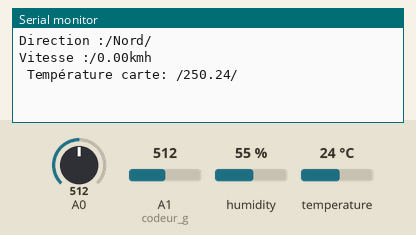
Bench run of a sketch on a simulated Arduino Uno, built with avr-gcc and run on an emulated ATmega328P. On the bench: the last lines printed to the serial monitor. Wiring (inferred from the names in the program): 24Cxx EEPROM at I2C address 0x50. The inputs (shaded band) are chosen by the test bench; at power-on: A1 (codeur_g) = 512, humidity 55 %, A0 = 512, temperature 24 °C. EEPROM starts erased.

Above: at 9.3 s.
9.4 s: A1 (codeur_g) set to 361
At 13.0 s:
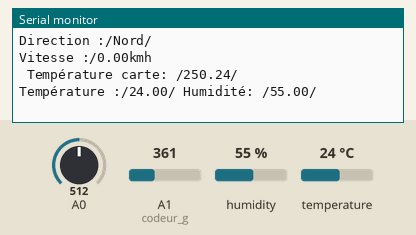
17.1 s: A1 (codeur_g) set to 387
At 19.7 s:
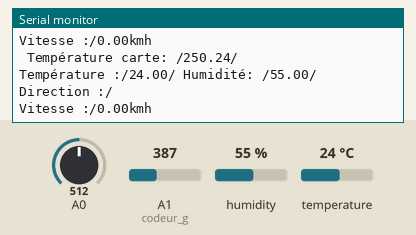
30.8 s: A1 (codeur_g) set to 409
At 33.3 s:
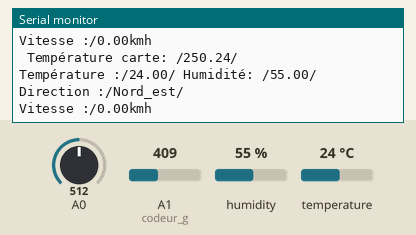
37.2 s: A1 (codeur_g) set to 424
At 43.5 s:
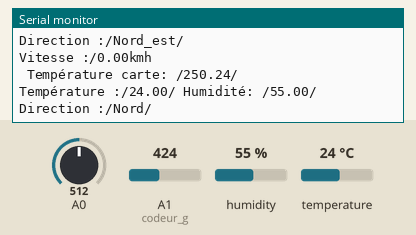
43.6 s: humidity set to 22 %
At 47.3 s:
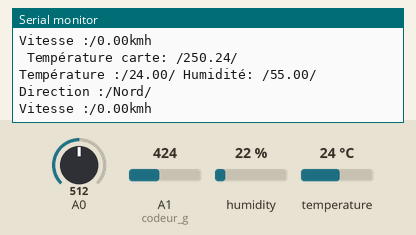
50.0 s: A0 set to 361
At 54.6 s:
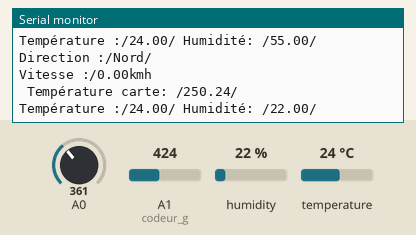

The sketch:

rassemblent_1.ino
```cpp
#include <Adafruit_AM2315.h>
#include <Wire.h>  //ajout de la librairie I2C
#include "RTClib.h"  // Bibliothèque pour le module RTC
#include <SoftwareSerial.h>
#define disk1 0x50    //Address of 24LC256 eeprom chip
#include <math.h>
#define WindSensorPin (7) // Digital Pin

unsigned int address = 0;
unsigned int address1 = 1;
unsigned int address2 = 2;
unsigned int address3 = 3;
unsigned int address4 = 4;
volatile unsigned long Rotations;

SoftwareSerial mavoieserie(11, 10); // (RX, TX) (pin Rx BT, pin Tx BT)
RTC_DS1307 rtc;      // module RTC de type DS1307
Adafruit_AM2315 am2315; // déclaration du capteur
char daysOfTheWeek[7][12] = {"Dimanche", "Lundi", "Mardi", "Mercredi", "Jeudi", "Vendredi", "Samedi"};


void setup()
{
  Serial.begin(9600);  //initialisation
  Wire.begin(); // initialisation de la liaison I2C
  mavoieserie.begin(9600);
  pinMode(WindSensorPin, INPUT);
  attachInterrupt(digitalPinToInterrupt(WindSensorPin), isr_rotation, FALLING);

}
void loop()
{
  interrupts(); // Enables interrupts
  //horloge();
  //Temp_Card();
  //Temp_Ext();
  //Vent();
  //Direction();
  mavoieserie.println(Temp_Ext() + Temp_Card() + Vent() + Direction());
  //mavoieserie.println(horloge());
  delay(1000);
}

String  Temp_Ext ()
{
  float temperature = am2315.readTemperature();
  float humidite =  am2315.readHumidity();
  String celsius = "Température :/";
  String pourcent = " Humidité: /";
  String add = String();
  writeEEPROM(disk1, address1, am2315.readTemperature());
  writeEEPROM(disk1, address, am2315.readHumidity());
  add = celsius + temperature + "/" + pourcent + humidite + "/";
  Serial.println(add);
  //delay(1000);
  return add;

}

String Temp_Card()
{

  int valeur_brute = analogRead(A0); // recupération de la tension sur la broche A0
  float temperature_celcius = valeur_brute * (5.0 / 1023.0 * 100.0); // transforme la mesure en température en degrès Celcuis
  String temp_carte = " Température carte: /";
  String add = String();
  writeEEPROM(disk1, address2, temperature_celcius);
  add = temp_carte + temperature_celcius + "/";
  Serial.println(add);
  //delay(1000);
  return add;


}
String horloge()
{
  rtc.begin();  //initialisation du module horloge
  DateTime now = rtc.now();
  mavoieserie.print(daysOfTheWeek[now.dayOfTheWeek()]);//affiche le jour dela semaine
  mavoieserie.print(" ");
  mavoieserie.print(now.day(), DEC); //affiche le jour
  mavoieserie.print("/");
  mavoieserie.print(now.month(), DEC); //affiche le mois
  mavoieserie.print("/");
  mavoieserie.print(now.year(), DEC); //affice l'année
  mavoieserie.print(" ");
  mavoieserie.print(now.hour(), DEC); //affiche l'heure
  mavoieserie.print(':');
  mavoieserie.print(now.minute(), DEC); // affiche les minutes
  mavoieserie.print(':');
  mavoieserie.print(now.second(), DEC); //affiche les secondes
  Serial.println();
  //delay(1000); //affiche la date toute les secondes
}

String Direction()
{
  int val_girouette = 0;
  int codeur_g = A1;

  val_girouette = analogRead(codeur_g);
  String direction_ = "Direction :/";
  String resultat;
  String add;
  if (val_girouette >= 81 && val_girouette <= 90 )
  {
    resultat = "Est/";
  }
  if (val_girouette >= 371 && val_girouette <= 663)
  {
    resultat = "Nord/";
  }
  if (val_girouette >= 370 && val_girouette <= 416)
  {
    resultat = "Nord_est/";
  }
  if (val_girouette >= 122 && val_girouette <= 176)
  {
    resultat = "Sud_est/";
  }
  if (val_girouette >= 177 && val_girouette <= 268)
  {
    resultat = "Sud/" ;
  }
  if (val_girouette >= 526 && val_girouette <= 549)
  {
    resultat = "Sud_Ouest/";
  }
  if (val_girouette >= 691 && val_girouette <= 771)
  {
    resultat = "Ouest/";
  }
  if (val_girouette >= 692 && val_girouette <= 733)
  {
    resultat = "Nord_Ouest/";
  }
  writeEEPROM(disk1, address4, Direction);
  add = direction_ + resultat;
  Serial.println(add);
  //delay(1000);
  return add;
}


String Vent ()
{
  Rotations = 0;
  float WindSpeed;
  float Vitesse;

  String vitesse_ = "Vitesse :/";
  String add = String();

  delay (1000); // Wait 1 seconds to average

  Vitesse = Rotations / 5 * 2.4;
  //Serial.print(Vitesse);
  //Serial.print("/");
  delay(500);
  writeEEPROM(disk1, address3, Vent);
  add = vitesse_ + Vitesse + "kmh";
  Serial.println(add);
  //
  delay(1000);
  return add;
}

void isr_rotation() {

  volatile unsigned long ContactBounceTime;
  if ((millis() - ContactBounceTime) > 15 ) { // debounce the switch contact.
    Rotations++;
    ContactBounceTime = millis();
  }
}


void writeEEPROM(int deviceaddress, unsigned int eeaddress, byte data )
{
  Wire.beginTransmission(deviceaddress);
  Wire.write((int)(eeaddress >> 8));   // MSB
  Wire.write((int)(eeaddress & 0xFF)); // LSB
  Wire.write(data);
  Wire.endTransmission();

  delay(2000);
}

byte readEEPROM(int deviceaddress, unsigned int eeaddress )
{
  byte rdata = 0xFF;

  Wire.beginTransmission(deviceaddress);
  Wire.write((int)(eeaddress >> 8));   // MSB
  Wire.write((int)(eeaddress & 0xFF)); // LSB
  Wire.endTransmission();

  Wire.requestFrom(deviceaddress, 1);

  if (Wire.available()) rdata = Wire.read();

  return rdata;
}
```

Measured:
- the behaviour switches between 369 and 370 on A1 (codeur_g) (found by bisection; images 1 and 2)
- the behaviour switches between 416 and 417 on A1 (codeur_g) (found by bisection; images 3 and 4)
- after the input at 37.2 s, the serial monitor: prints a new line after 5.9 s (image 4)
